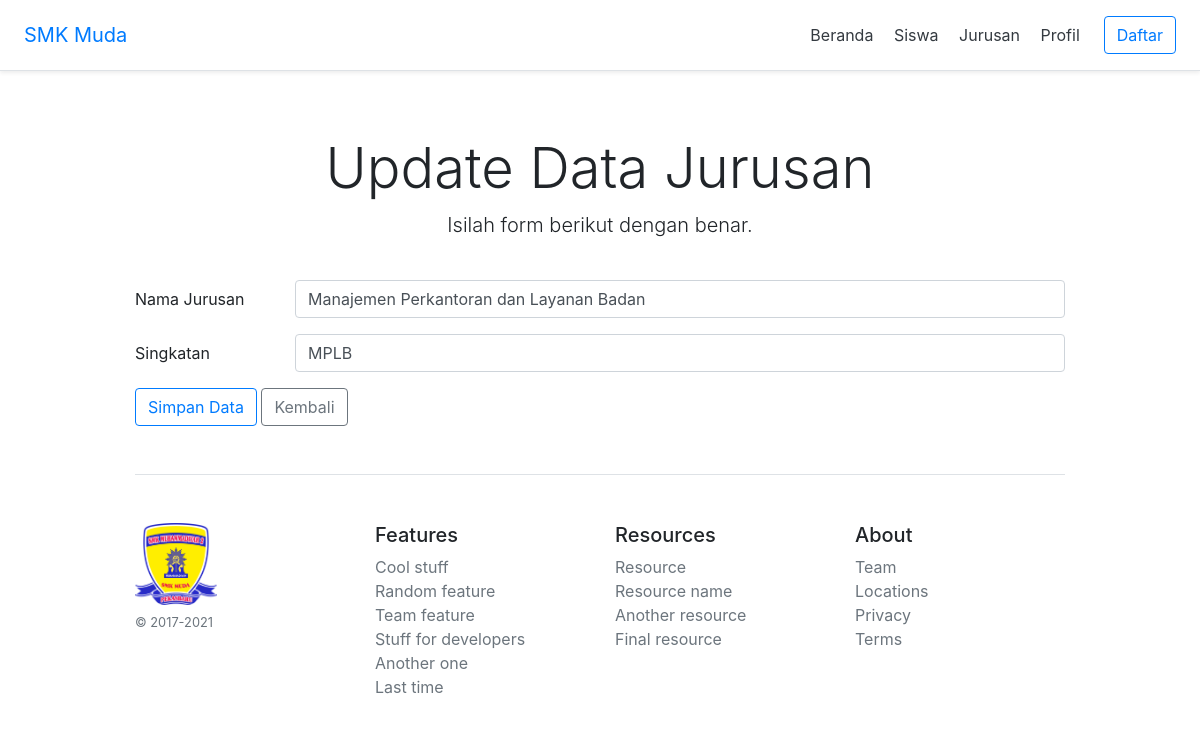
Page /index.php?page=edit-jurusan&id=10 on the committed database.
### tables this page shows
CREATE TABLE `jurusan` (
  `id_jurusan` int(11) NOT NULL,
  `nama_jurusan` varchar(128) NOT NULL,
  `singkatan` varchar(10) NOT NULL
);

### module/jurusan/edit-jurusan.php (the view, shortened to what this page needs)
<?php
$id_jurusan = $_GET['id'];
$query = "SELECT * FROM jurusan WHERE id_jurusan='$id_jurusan'";
$result = mysqli_query($koneksi, $query);
$jur = mysqli_fetch_assoc($result);
?>
<div class="pricing-header px-3 py-3 pt-md-5 pb-md-4 mx-auto text-center">
    <h1 class="display-4">Update Data Jurusan</h1>
    <p class="lead">
        Isilah form berikut dengan benar.
    </p>
</div>
<form action="module/jurusan/aksi.php?module=jurusan&action=update" method="POST">
    <div class="form-group row">
        <label for="jurusan" class="col-sm-2 col-form-label">Nama Jurusan</label>
        <div class="col-sm-10">
            <input type="text" name="nama_jurusan" class="form-control" id="staticEmail" placeholder="nama jurusan.." value="<?= $jur['nama_jurusan']; ?>">
        </div>
    </div>
    <div class="form-group row">
        <label for="singkatan" class="col-sm-2 col-form-label">Singkatan</label>
        <div class="col-sm-10">
            <input type="text" name="singkatan" class="form-control" id="staticEmail" placeholder="singkatan.." value="<?= $jur['singkatan']; ?>">
        </div>
    </div>
    <div class="form-group row">
        <div class="col-sm-10">
            <button type="submit" name="submit" class="btn btn-outline-primary">Simpan Data</button>
            <a href="?page=tampil-jurusan" class="btn btn-outline-secondary">Kembali</a>
        </div>
    </div>
</form>

### assets/css/pricing.css (style rules this page uses)
html { font-size: 14px; }
@media (min-width: 768px) { html { font-size: 16px; } }
.pricing-header { max-width: 700px; }

### rows in the picture
jurusan: nama_jurusan "Manajemen Perkantoran dan Layanan Badan", singkatan "MPLB"
